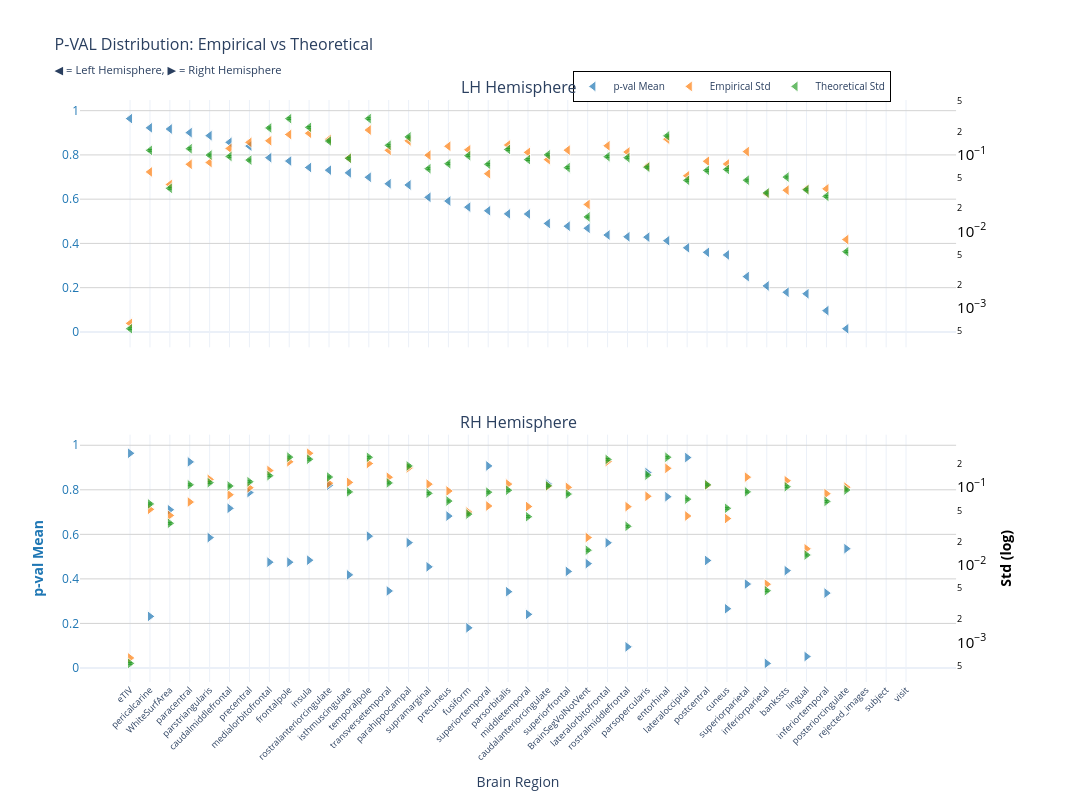
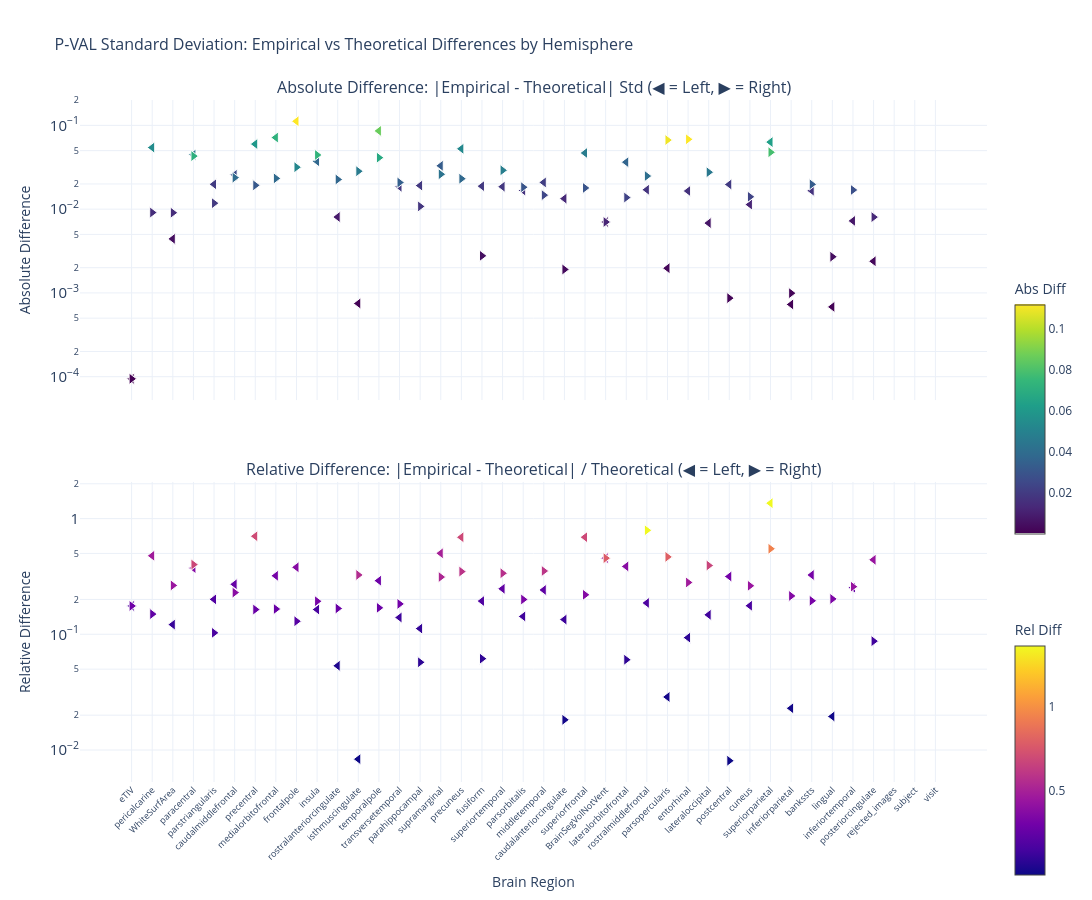

Write notebook code for charts like these, in order.
### Markdown cell above
### p-value

### Code cell
nu_nav = df_npvr[(df_npvr["timepoint"] == "baseline") & (df_npvr["group"] == "HC-PD")]
data_path = stats_dir / f"partial_correlation_baseline_{METRIC}.parquet"
df, stats = get_test_stats(
    data_path, stat_functions_F, nu_nav, hemisphere=True, study="baseline"
)
show_figure(stats, hemisphere=True, stat_name="p-val", study="baseline", metric=METRIC)

### Figure 1 — Plotly figure (JSON) as saved in the notebook; plotly's stock layout.template omitted (floating-point values rounded to 4 significant figures)
{"data": [{"hovertemplate": "<b>%{x}</b><br>Mean p-val: %{y:.2f}<br><extra></extra>", "legendgroup": "mean", "marker": {"color": "#1f77b4", "line": {"color": "white", "width": 1}, "opacity": 0.7, "size": 10, "symbol": "triangle-left"}, "mode": "markers", "name": "p-val Mean", "showlegend": true, "type": "scatter", "x": ["eTIV", "pericalcarine", "WhiteSurfArea", "paracentral", "parstriangularis", "caudalmiddlefrontal", "precentral", "medialorbitofrontal", "frontalpole", "insula", "rostralanteriorcingulate", "isthmuscingulate", "temporalpole", "transversetemporal", "parahippocampal", "supramarginal", "precuneus", "fusiform", "superiortemporal", "parsorbitalis", "middletemporal", "caudalanteriorcingulate", "superiorfrontal", "BrainSegVolNotVent", "lateralorbitofrontal", "rostralmiddlefrontal", "parsopercularis", "entorhinal", "lateraloccipital", "postcentral", "cuneus", "superiorparietal", "inferiorparietal", "bankssts", "lingual", "inferiortemporal", "posteriorcingulate", "rejected_images", "subject", "visit"], "xaxis": "x", "y": [0.9641, 0.9225, 0.9171, 0.9007, 0.8872, 0.8569, 0.84, 0.7875, 0.7723, 0.7431, 0.7312, 0.7189, 0.6989, 0.6697, 0.6642, 0.6083, 0.5916, 0.564, 0.5477, 0.5336, 0.533, 0.4904, 0.4779, 0.4685, 0.4381, 0.43, 0.4284, 0.4123, 0.3802, 0.3598, 0.3479, 0.25, 0.2079, 0.1793, 0.1725, 0.09622, 0.01442, NaN, NaN, NaN], "yaxis": "y"}, {"hovertemplate": "<b>%{x}</b><br>Empirical Std: %{y:.3f}<br><extra></extra>", "legendgroup": "empirical", "marker": {"color": "#ff7f0e", "line": {"color": "white", "width": 1}, "opacity": 0.7, "size": 10, "symbol": "triangle-left"}, "mode": "markers", "name": "Empirical Std", "showlegend": true, "type": "scatter", "x": ["eTIV", "pericalcarine", "WhiteSurfArea", "paracentral", "parstriangularis", "caudalmiddlefrontal", "precentral", "medialorbitofrontal", "frontalpole", "insula", "rostralanteriorcingulate", "isthmuscingulate", "temporalpole", "transversetemporal", "parahippocampal", "supramarginal", "precuneus", "fusiform", "superiortemporal", "parsorbitalis", "middletemporal", "caudalanteriorcingulate", "superiorfrontal", "BrainSegVolNotVent", "lateralorbitofrontal", "rostralmiddlefrontal", "parsopercularis", "entorhinal", "lateraloccipital", "postcentral", "cuneus", "superiorparietal", "inferiorparietal", "bankssts", "lingual", "inferiortemporal", "posteriorcingulate", "rejected_images", "subject", "visit"], "xaxis": "x", "y": [0.0006305, 0.05962, 0.04086, 0.07498, 0.07907, 0.1206, 0.1449, 0.1519, 0.1833, 0.1903, 0.1588, 0.0905, 0.2098, 0.114, 0.1515, 0.09862, 0.1288, 0.116, 0.05645, 0.1338, 0.1072, 0.0863, 0.1147, 0.02246, 0.1307, 0.1084, 0.07064, 0.1596, 0.05312, 0.08215, 0.07562, 0.1097, 0.03101, 0.03444, 0.0356, 0.03586, 0.007817, NaN, NaN, NaN], "yaxis": "y2"}, {"error_y": {"array": [1.502e-05, 0.003194, 0.001021, 0.003353, 0.002771, 0.002661, 0.002383, 0.006262, 0.008277, 0.006377, 0.004225, 0.002515, 0.008285, 0.003713, 0.004781, 0.00184, 0.002136, 0.002722, 0.002101, 0.003281, 0.00242, 0.002792, 0.0019, 0.0004324, 0.002642, 0.00256, 0.001924, 0.004934, 0.001297, 0.001749, 0.001801, 0.001303, 0.0008894, 0.00143, 0.0009784, 0.0008018, 0.0001521, NaN, NaN, NaN], "arrayminus": [1.461e-05, 0.003105, 0.0009927, 0.003261, 0.002694, 0.002587, 0.002317, 0.006088, 0.008048, 0.0062, 0.004108, 0.002445, 0.008055, 0.00361, 0.004649, 0.001789, 0.002077, 0.002647, 0.002043, 0.00319, 0.002353, 0.002715, 0.001848, 0.0004204, 0.002569, 0.002489, 0.001871, 0.004797, 0.001261, 0.001701, 0.001751, 0.001267, 0.0008647, 0.001391, 0.0009513, 0.0007796, 0.0001479, NaN, NaN, NaN], "color": "#2ca02c", "thickness": 1, "type": "data", "visible": true, "width": 2}, "hovertemplate": "<b>%{x}</b><br>Theoretical Std: %{y:.3f}<br><extra></extra>", "legendgroup": "theoretical", "marker": {"color": "#2ca02c", "line": {"color": "white", "width": 1}, "opacity": 0.7, "size": 10, "symbol": "triangle-left"}, "mode": "markers", "name": "Theoretical Std", "showlegend": true, "type": "scatter", "x": ["eTIV", "pericalcarine", "WhiteSurfArea", "paracentral", "parstriangularis", "caudalmiddlefrontal", "precentral", "medialorbitofrontal", "frontalpole", "insula", "rostralanteriorcingulate", "isthmuscingulate", "temporalpole", "transversetemporal", "parahippocampal", "supramarginal", "precuneus", "fusiform", "superiortemporal", "parsorbitalis", "middletemporal", "caudalanteriorcingulate", "superiorfrontal", "BrainSegVolNotVent", "lateralorbitofrontal", "rostralmiddlefrontal", "parsopercularis", "entorhinal", "lateraloccipital", "postcentral", "cuneus", "superiorparietal", "inferiorparietal", "bankssts", "lingual", "inferiortemporal", "posteriorcingulate", "rejected_images", "subject", "visit"], "xaxis": "x", "y": [0.0005363, 0.114, 0.03644, 0.1197, 0.09889, 0.09496, 0.08506, 0.2235, 0.2954, 0.2276, 0.1508, 0.08975, 0.2957, 0.1325, 0.1707, 0.06568, 0.07624, 0.09715, 0.075, 0.1171, 0.08637, 0.09966, 0.06783, 0.01543, 0.09431, 0.09137, 0.06867, 0.1761, 0.0463, 0.06243, 0.06427, 0.04651, 0.03174, 0.05105, 0.03492, 0.02862, 0.005428, NaN, NaN, NaN], "yaxis": "y2"}, {"hovertemplate": "<b>%{x}</b><br>Mean p-val: %{y:.2f}<br><extra></extra>", "legendgroup": "mean", "marker": {"color": "#1f77b4", "line": {"color": "white", "width": 1}, "opacity": 0.7, "size": 10, "symbol": "triangle-right"}, "mode": "markers", "name": "p-val Mean", "showlegend": false, "type": "scatter", "x": ["eTIV", "lateraloccipital", "paracentral", "superiortemporal", "parsopercularis", "caudalanteriorcingulate", "rostralanteriorcingulate", "precentral", "entorhinal", "caudalmiddlefrontal", "WhiteSurfArea", "precuneus", "temporalpole", "parstriangularis", "parahippocampal", "lateralorbitofrontal", "posteriorcingulate", "insula", "postcentral", "medialorbitofrontal", "frontalpole", "BrainSegVolNotVent", "supramarginal", "bankssts", "superiorfrontal", "isthmuscingulate", "superiorparietal", "transversetemporal", "parsorbitalis", "inferiortemporal", "cuneus", "middletemporal", "pericalcarine", "fusiform", "rostralmiddlefrontal", "lingual", "inferiorparietal", "rejected_images", "subject", "visit"], "xaxis": "x2", "y": [0.9641, 0.9448, 0.9254, 0.9072, 0.8774, 0.8257, 0.8204, 0.7877, 0.769, 0.7169, 0.7106, 0.682, 0.592, 0.5854, 0.5628, 0.5622, 0.5358, 0.484, 0.4826, 0.4751, 0.4749, 0.4685, 0.4541, 0.437, 0.4337, 0.4181, 0.3768, 0.3458, 0.3426, 0.3361, 0.266, 0.2408, 0.2316, 0.1803, 0.09473, 0.05139, 0.0206, NaN, NaN, NaN], "yaxis": "y3"}, {"hovertemplate": "<b>%{x}</b><br>Empirical Std: %{y:.3f}<br><extra></extra>", "legendgroup": "empirical", "marker": {"color": "#ff7f0e", "line": {"color": "white", "width": 1}, "opacity": 0.7, "size": 10, "symbol": "triangle-right"}, "mode": "markers", "name": "Empirical Std", "showlegend": false, "type": "scatter", "x": ["eTIV", "lateraloccipital", "paracentral", "superiortemporal", "parsopercularis", "caudalanteriorcingulate", "rostralanteriorcingulate", "precentral", "entorhinal", "caudalmiddlefrontal", "WhiteSurfArea", "precuneus", "temporalpole", "parstriangularis", "parahippocampal", "lateralorbitofrontal", "posteriorcingulate", "insula", "postcentral", "medialorbitofrontal", "frontalpole", "BrainSegVolNotVent", "supramarginal", "bankssts", "superiorfrontal", "isthmuscingulate", "superiorparietal", "transversetemporal", "parsorbitalis", "inferiortemporal", "cuneus", "middletemporal", "pericalcarine", "fusiform", "rostralmiddlefrontal", "lingual", "inferiorparietal", "rejected_images", "subject", "visit"], "xaxis": "x2", "y": [0.0006305, 0.04259, 0.06442, 0.05728, 0.0764, 0.1027, 0.1127, 0.09847, 0.1751, 0.07999, 0.04335, 0.08943, 0.2021, 0.1263, 0.1774, 0.2145, 0.1001, 0.2741, 0.1065, 0.1642, 0.2126, 0.02246, 0.1096, 0.1213, 0.09959, 0.1155, 0.1349, 0.1345, 0.1097, 0.08264, 0.03949, 0.05642, 0.05184, 0.04781, 0.05623, 0.01607, 0.005627, NaN, NaN, NaN], "yaxis": "y4"}, {"error_y": {"array": [1.502e-05, 0.001966, 0.00301, 0.00242, 0.004014, 0.00293, 0.003792, 0.003299, 0.00682, 0.002908, 0.0009605, 0.001858, 0.006816, 0.003208, 0.005271, 0.006396, 0.00258, 0.006436, 0.003007, 0.003948, 0.006844, 0.0004324, 0.00234, 0.002844, 0.002288, 0.002441, 0.002442, 0.003186, 0.002563, 0.001841, 0.0015, 0.001169, 0.001708, 0.001262, 0.0008792, 0.0003746, 0.0001298, NaN, NaN, NaN], "arrayminus": [1.461e-05, 0.001912, 0.002926, 0.002353, 0.003903, 0.002849, 0.003687, 0.003207, 0.006631, 0.002827, 0.0009339, 0.001807, 0.006627, 0.003119, 0.005125, 0.006218, 0.002508, 0.006257, 0.002924, 0.003838, 0.006654, 0.0004204, 0.002275, 0.002766, 0.002225, 0.002373, 0.002374, 0.003097, 0.002491, 0.00179, 0.001458, 0.001136, 0.001661, 0.001227, 0.0008549, 0.0003642, 0.0001262, NaN, NaN, NaN], "color": "#2ca02c", "thickness": 1, "type": "data", "visible": true, "width": 2}, "hovertemplate": "<b>%{x}</b><br>Theoretical Std: %{y:.3f}<br><extra></extra>", "legendgroup": "theoretical", "marker": {"color": "#2ca02c", "line": {"color": "white", "width": 1}, "opacity": 0.7, "size": 10, "symbol": "triangle-right"}, "mode": "markers", "name": "Theoretical Std", "showlegend": false, "type": "scatter", "x": ["eTIV", "lateraloccipital", "paracentral", "superiortemporal", "parsopercularis", "caudalanteriorcingulate", "rostralanteriorcingulate", "precentral", "entorhinal", "caudalmiddlefrontal", "WhiteSurfArea", "precuneus", "temporalpole", "parstriangularis", "parahippocampal", "lateralorbitofrontal", "posteriorcingulate", "insula", "postcentral", "medialorbitofrontal", "frontalpole", "BrainSegVolNotVent", "supramarginal", "bankssts", "superiorfrontal", "isthmuscingulate", "superiorparietal", "transversetemporal", "parsorbitalis", "inferiortemporal", "cuneus", "middletemporal", "pericalcarine", "fusiform", "rostralmiddlefrontal", "lingual", "inferiorparietal", "rejected_images", "subject", "visit"], "xaxis": "x2", "y": [0.0005363, 0.07018, 0.1074, 0.08638, 0.1433, 0.1046, 0.1353, 0.1177, 0.2434, 0.1038, 0.03428, 0.06633, 0.2433, 0.1145, 0.1881, 0.2283, 0.09207, 0.2297, 0.1073, 0.1409, 0.2443, 0.01543, 0.08351, 0.1015, 0.08167, 0.08712, 0.08715, 0.1137, 0.09146, 0.06569, 0.05354, 0.04171, 0.06096, 0.04503, 0.03138, 0.01337, 0.004633, NaN, NaN, NaN], "yaxis": "y4"}], "layout": {"annotations": [{"font": {"size": 16}, "showarrow": false, "text": "LH Hemisphere", "x": 0.47, "xanchor": "center", "xref": "paper", "y": 1, "yanchor": "bottom", "yref": "paper"}, {"font": {"size": 16}, "showarrow": false, "text": "RH Hemisphere", "x": 0.47, "xanchor": "center", "xref": "paper", "y": 0.425, "yanchor": "bottom", "yref": "paper"}], "height": 800, "hovermode": "x", "legend": {"bgcolor": "rgba(255, 255, 255, 0.9)", "bordercolor": "black", "borderwidth": 1, "font": {"size": 10}, "orientation": "h", "x": 0.7, "xanchor": "center", "y": 1.05}, "title": {"font": {"size": 16}, "text": "P-VAL Distribution: Empirical vs Theoretical<br><sub>◀ = Left Hemisphere, ▶ = Right Hemisphere</sub>"}, "width": 1400, "xaxis": {"anchor": "y", "domain": [0, 0.94], "matches": "x2", "showticklabels": false}, "xaxis2": {"anchor": "y3", "domain": [0, 0.94], "tickangle": -45, "tickfont": {"size": 9}, "title": {"text": "Brain Region"}}, "yaxis": {"anchor": "x", "domain": [0.575, 1], "gridcolor": "lightgray", "showgrid": true, "tickfont": {"color": "#1f77b4"}, "title": {"font": {"color": "#1f77b4"}, "text": ""}}, "yaxis2": {"anchor": "x", "exponentformat": "power", "overlaying": "y", "showgrid": false, "side": "right", "tickfont": {"color": "black"}, "title": {"font": {"color": "black"}, "text": ""}, "type": "log"}, "yaxis3": {"anchor": "x2", "domain": [0, 0.425], "gridcolor": "lightgray", "showgrid": true, "tickfont": {"color": "#1f77b4"}, "title": {"font": {"color": "#1f77b4"}, "text": "<b>p-val Mean</b>"}}, "yaxis4": {"anchor": "x2", "exponentformat": "power", "overlaying": "y3", "showgrid": false, "side": "right", "tickfont": {"color": "black"}, "title": {"font": {"color": "black"}, "text": "<b>Std (log)</b>"}, "type": "log"}}}

### Figure 2 — Plotly figure (JSON) as saved in the notebook; plotly's stock layout.template omitted (floating-point values rounded to 4 significant figures)
{"data": [{"hovertemplate": "<b>%{x}</b><br>Hemisphere: %{text}<br>Abs Diff: %{y:.4f}<br><extra></extra>", "legendgroup": "abs_lh", "marker": {"color": [9.428e-05, 0.05437, 0.004418, 0.04471, 0.01982, 0.02569, 0.05984, 0.07158, 0.1121, 0.03728, 0.008057, 0.0007484, 0.08594, 0.01851, 0.01912, 0.03293, 0.05255, 0.01882, 0.01855, 0.01671, 0.02087, 0.01336, 0.04684, 0.007024, 0.03641, 0.01705, 0.001973, 0.01648, 0.006819, 0.01972, 0.01134, 0.0632, 0.0007285, 0.01662, 0.0006811, 0.007244, 0.002389, NaN, NaN, NaN], "colorbar": {"len": 0.4, "title": {"text": "Abs Diff"}, "y": 0.75, "yanchor": "top"}, "colorscale": [[0, "#440154"], [0.1111, "#482878"], [0.2222, "#3e4989"], [0.3333, "#31688e"], [0.4444, "#26828e"], [0.5556, "#1f9e89"], [0.6667, "#35b779"], [0.7778, "#6ece58"], [0.8889, "#b5de2b"], [1, "#fde725"]], "line": {"color": "white", "width": 1}, "showscale": true, "size": 10, "symbol": "triangle-left"}, "mode": "markers", "name": "Absolute (lh)", "showlegend": false, "text": ["lh", "lh", "lh", "lh", "lh", "lh", "lh", "lh", "lh", "lh", "lh", "lh", "lh", "lh", "lh", "lh", "lh", "lh", "lh", "lh", "lh", "lh", "lh", "lh", "lh", "lh", "lh", "lh", "lh", "lh", "lh", "lh", "lh", "lh", "lh", "lh", "lh", "lh", "lh", "lh"], "type": "scatter", "x": ["eTIV", "pericalcarine", "WhiteSurfArea", "paracentral", "parstriangularis", "caudalmiddlefrontal", "precentral", "medialorbitofrontal", "frontalpole", "insula", "rostralanteriorcingulate", "isthmuscingulate", "temporalpole", "transversetemporal", "parahippocampal", "supramarginal", "precuneus", "fusiform", "superiortemporal", "parsorbitalis", "middletemporal", "caudalanteriorcingulate", "superiorfrontal", "BrainSegVolNotVent", "lateralorbitofrontal", "rostralmiddlefrontal", "parsopercularis", "entorhinal", "lateraloccipital", "postcentral", "cuneus", "superiorparietal", "inferiorparietal", "bankssts", "lingual", "inferiortemporal", "posteriorcingulate", "rejected_images", "subject", "visit"], "xaxis": "x", "y": [9.428e-05, 0.05437, 0.004418, 0.04471, 0.01982, 0.02569, 0.05984, 0.07158, 0.1121, 0.03728, 0.008057, 0.0007484, 0.08594, 0.01851, 0.01912, 0.03293, 0.05255, 0.01882, 0.01855, 0.01671, 0.02087, 0.01336, 0.04684, 0.007024, 0.03641, 0.01705, 0.001973, 0.01648, 0.006819, 0.01972, 0.01134, 0.0632, 0.0007285, 0.01662, 0.0006811, 0.007244, 0.002389, NaN, NaN, NaN], "yaxis": "y"}, {"hovertemplate": "<b>%{x}</b><br>Hemisphere: %{text}<br>Rel Diff: %{y:.2%}<br><extra></extra>", "legendgroup": "rel_lh", "marker": {"color": [0.1758, 0.477, 0.1212, 0.3735, 0.2004, 0.2705, 0.7035, 0.3203, 0.3794, 0.1638, 0.05343, 0.008338, 0.2906, 0.1397, 0.112, 0.5014, 0.6893, 0.1937, 0.2473, 0.1427, 0.2416, 0.134, 0.6905, 0.4552, 0.3861, 0.1866, 0.02873, 0.09356, 0.1473, 0.3158, 0.1765, 1.359, 0.02295, 0.3255, 0.0195, 0.2531, 0.4402, NaN, NaN, NaN], "colorbar": {"len": 0.4, "title": {"text": "Rel Diff"}, "y": 0.25, "yanchor": "top"}, "colorscale": [[0, "#0d0887"], [0.1111, "#46039f"], [0.2222, "#7201a8"], [0.3333, "#9c179e"], [0.4444, "#bd3786"], [0.5556, "#d8576b"], [0.6667, "#ed7953"], [0.7778, "#fb9f3a"], [0.8889, "#fdca26"], [1, "#f0f921"]], "line": {"color": "white", "width": 1}, "showscale": true, "size": 10, "symbol": "triangle-left"}, "mode": "markers", "name": "Relative (lh)", "showlegend": false, "text": ["lh", "lh", "lh", "lh", "lh", "lh", "lh", "lh", "lh", "lh", "lh", "lh", "lh", "lh", "lh", "lh", "lh", "lh", "lh", "lh", "lh", "lh", "lh", "lh", "lh", "lh", "lh", "lh", "lh", "lh", "lh", "lh", "lh", "lh", "lh", "lh", "lh", "lh", "lh", "lh"], "type": "scatter", "x": ["eTIV", "pericalcarine", "WhiteSurfArea", "paracentral", "parstriangularis", "caudalmiddlefrontal", "precentral", "medialorbitofrontal", "frontalpole", "insula", "rostralanteriorcingulate", "isthmuscingulate", "temporalpole", "transversetemporal", "parahippocampal", "supramarginal", "precuneus", "fusiform", "superiortemporal", "parsorbitalis", "middletemporal", "caudalanteriorcingulate", "superiorfrontal", "BrainSegVolNotVent", "lateralorbitofrontal", "rostralmiddlefrontal", "parsopercularis", "entorhinal", "lateraloccipital", "postcentral", "cuneus", "superiorparietal", "inferiorparietal", "bankssts", "lingual", "inferiortemporal", "posteriorcingulate", "rejected_images", "subject", "visit"], "xaxis": "x2", "y": [0.1758, 0.477, 0.1212, 0.3735, 0.2004, 0.2705, 0.7035, 0.3203, 0.3794, 0.1638, 0.05343, 0.008338, 0.2906, 0.1397, 0.112, 0.5014, 0.6893, 0.1937, 0.2473, 0.1427, 0.2416, 0.134, 0.6905, 0.4552, 0.3861, 0.1866, 0.02873, 0.09356, 0.1473, 0.3158, 0.1765, 1.359, 0.02295, 0.3255, 0.0195, 0.2531, 0.4402, NaN, NaN, NaN], "yaxis": "y2"}, {"hovertemplate": "<b>%{x}</b><br>Hemisphere: %{text}<br>Abs Diff: %{y:.4f}<br><extra></extra>", "legendgroup": "abs_rh", "marker": {"color": [9.428e-05, 0.0276, 0.04301, 0.0291, 0.06686, 0.001907, 0.02263, 0.01926, 0.06827, 0.02379, 0.009067, 0.0231, 0.04118, 0.01178, 0.01078, 0.01376, 0.008035, 0.04436, 0.0008669, 0.0233, 0.03169, 0.007024, 0.02609, 0.01978, 0.01792, 0.02837, 0.0478, 0.02081, 0.01829, 0.01695, 0.01405, 0.0147, 0.009114, 0.002773, 0.02485, 0.002703, 0.0009939, NaN, NaN, NaN], "colorbar": {"len": 0.4, "title": {"text": "Abs Diff"}, "y": 0.75, "yanchor": "top"}, "colorscale": [[0, "#440154"], [0.1111, "#482878"], [0.2222, "#3e4989"], [0.3333, "#31688e"], [0.4444, "#26828e"], [0.5556, "#1f9e89"], [0.6667, "#35b779"], [0.7778, "#6ece58"], [0.8889, "#b5de2b"], [1, "#fde725"]], "line": {"color": "white", "width": 1}, "showscale": false, "size": 10, "symbol": "triangle-right"}, "mode": "markers", "name": "Absolute (rh)", "showlegend": false, "text": ["rh", "rh", "rh", "rh", "rh", "rh", "rh", "rh", "rh", "rh", "rh", "rh", "rh", "rh", "rh", "rh", "rh", "rh", "rh", "rh", "rh", "rh", "rh", "rh", "rh", "rh", "rh", "rh", "rh", "rh", "rh", "rh", "rh", "rh", "rh", "rh", "rh", "rh", "rh", "rh"], "type": "scatter", "x": ["eTIV", "lateraloccipital", "paracentral", "superiortemporal", "parsopercularis", "caudalanteriorcingulate", "rostralanteriorcingulate", "precentral", "entorhinal", "caudalmiddlefrontal", "WhiteSurfArea", "precuneus", "temporalpole", "parstriangularis", "parahippocampal", "lateralorbitofrontal", "posteriorcingulate", "insula", "postcentral", "medialorbitofrontal", "frontalpole", "BrainSegVolNotVent", "supramarginal", "bankssts", "superiorfrontal", "isthmuscingulate", "superiorparietal", "transversetemporal", "parsorbitalis", "inferiortemporal", "cuneus", "middletemporal", "pericalcarine", "fusiform", "rostralmiddlefrontal", "lingual", "inferiorparietal", "rejected_images", "subject", "visit"], "xaxis": "x", "y": [9.428e-05, 0.0276, 0.04301, 0.0291, 0.06686, 0.001907, 0.02263, 0.01926, 0.06827, 0.02379, 0.009067, 0.0231, 0.04118, 0.01178, 0.01078, 0.01376, 0.008035, 0.04436, 0.0008669, 0.0233, 0.03169, 0.007024, 0.02609, 0.01978, 0.01792, 0.02837, 0.0478, 0.02081, 0.01829, 0.01695, 0.01405, 0.0147, 0.009114, 0.002773, 0.02485, 0.002703, 0.0009939, NaN, NaN, NaN], "yaxis": "y"}, {"hovertemplate": "<b>%{x}</b><br>Hemisphere: %{text}<br>Rel Diff: %{y:.2%}<br><extra></extra>", "legendgroup": "rel_rh", "marker": {"color": [0.1758, 0.3932, 0.4004, 0.3369, 0.4667, 0.01823, 0.1672, 0.1636, 0.2805, 0.2292, 0.2645, 0.3482, 0.1693, 0.1029, 0.05732, 0.06028, 0.08728, 0.1931, 0.008077, 0.1654, 0.1297, 0.4552, 0.3124, 0.1948, 0.2194, 0.3256, 0.5484, 0.183, 0.2, 0.258, 0.2624, 0.3525, 0.1495, 0.06157, 0.792, 0.2022, 0.2145, NaN, NaN, NaN], "colorbar": {"len": 0.4, "title": {"text": "Rel Diff"}, "y": 0.25, "yanchor": "top"}, "colorscale": [[0, "#0d0887"], [0.1111, "#46039f"], [0.2222, "#7201a8"], [0.3333, "#9c179e"], [0.4444, "#bd3786"], [0.5556, "#d8576b"], [0.6667, "#ed7953"], [0.7778, "#fb9f3a"], [0.8889, "#fdca26"], [1, "#f0f921"]], "line": {"color": "white", "width": 1}, "showscale": false, "size": 10, "symbol": "triangle-right"}, "mode": "markers", "name": "Relative (rh)", "showlegend": false, "text": ["rh", "rh", "rh", "rh", "rh", "rh", "rh", "rh", "rh", "rh", "rh", "rh", "rh", "rh", "rh", "rh", "rh", "rh", "rh", "rh", "rh", "rh", "rh", "rh", "rh", "rh", "rh", "rh", "rh", "rh", "rh", "rh", "rh", "rh", "rh", "rh", "rh", "rh", "rh", "rh"], "type": "scatter", "x": ["eTIV", "lateraloccipital", "paracentral", "superiortemporal", "parsopercularis", "caudalanteriorcingulate", "rostralanteriorcingulate", "precentral", "entorhinal", "caudalmiddlefrontal", "WhiteSurfArea", "precuneus", "temporalpole", "parstriangularis", "parahippocampal", "lateralorbitofrontal", "posteriorcingulate", "insula", "postcentral", "medialorbitofrontal", "frontalpole", "BrainSegVolNotVent", "supramarginal", "bankssts", "superiorfrontal", "isthmuscingulate", "superiorparietal", "transversetemporal", "parsorbitalis", "inferiortemporal", "cuneus", "middletemporal", "pericalcarine", "fusiform", "rostralmiddlefrontal", "lingual", "inferiorparietal", "rejected_images", "subject", "visit"], "xaxis": "x2", "y": [0.1758, 0.3932, 0.4004, 0.3369, 0.4667, 0.01823, 0.1672, 0.1636, 0.2805, 0.2292, 0.2645, 0.3482, 0.1693, 0.1029, 0.05732, 0.06028, 0.08728, 0.1931, 0.008077, 0.1654, 0.1297, 0.4552, 0.3124, 0.1948, 0.2194, 0.3256, 0.5484, 0.183, 0.2, 0.258, 0.2624, 0.3525, 0.1495, 0.06157, 0.792, 0.2022, 0.2145, NaN, NaN, NaN], "yaxis": "y2"}], "layout": {"annotations": [{"font": {"size": 16}, "showarrow": false, "text": "Absolute Difference: |Empirical - Theoretical| Std (◀ = Left, ▶ = Right)", "x": 0.5, "xanchor": "center", "xref": "paper", "y": 1, "yanchor": "bottom", "yref": "paper"}, {"font": {"size": 16}, "showarrow": false, "text": "Relative Difference: |Empirical - Theoretical| / Theoretical (◀ = Left, ▶ = Right)", "x": 0.5, "xanchor": "center", "xref": "paper", "y": 0.44, "yanchor": "bottom", "yref": "paper"}], "height": 900, "hovermode": "x unified", "showlegend": false, "title": {"font": {"size": 16}, "text": "P-VAL Standard Deviation: Empirical vs Theoretical Differences by Hemisphere"}, "width": 1400, "xaxis": {"anchor": "y", "domain": [0, 1], "showticklabels": false}, "xaxis2": {"anchor": "y2", "domain": [0, 1], "tickangle": -45, "tickfont": {"size": 9}, "title": {"text": "Brain Region"}}, "yaxis": {"anchor": "x", "domain": [0.56, 1], "exponentformat": "power", "title": {"text": "Absolute Difference"}, "type": "log"}, "yaxis2": {"anchor": "x2", "domain": [0, 0.44], "exponentformat": "power", "title": {"text": "Relative Difference"}, "type": "log"}}}
